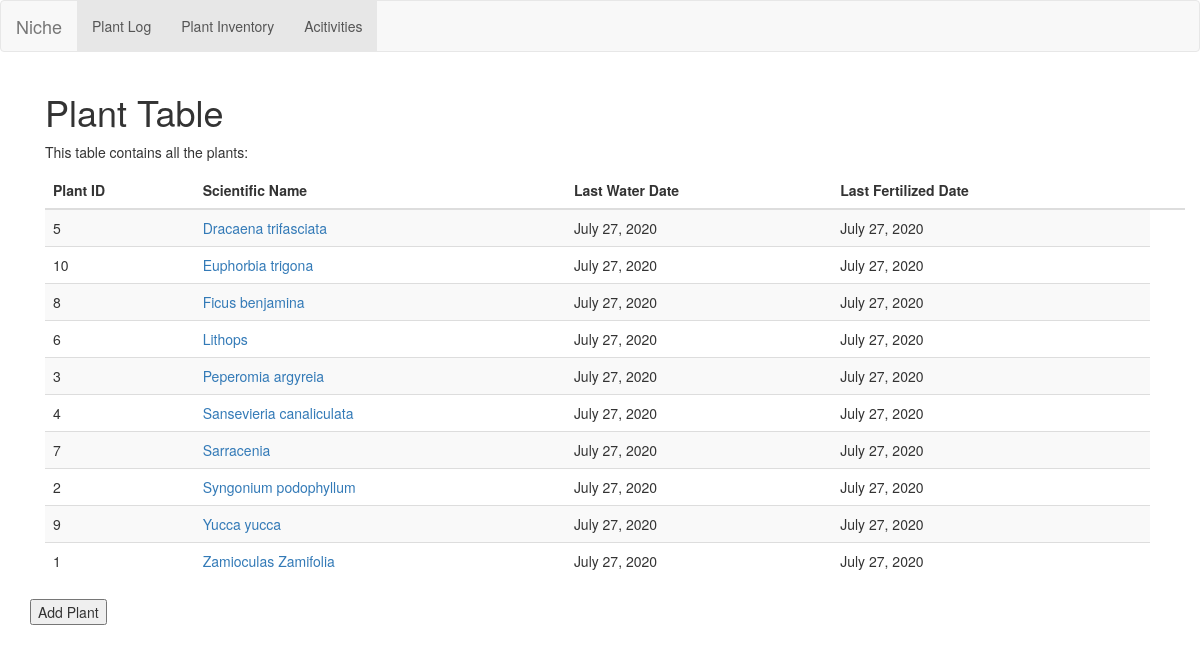
The app's page /houseplants/ with its own data.
### houseplants/models.py (models this page shows, shortened)
class Plant(models.Model):
    scientific_name = models.TextField(max_length=200)

class PlantLog(models.Model):
    plant = models.ForeignKey(Plant, on_delete=models.CASCADE)
    date = models.DateField(default=date.today())
    activity = models.ForeignKey(Activity, on_delete=models.CASCADE)
    class Meta:
        ordering = ['date']

### houseplants/views.py (the view)
# urls.py: path('', views.index, name='index'),
def index(request):
    plant_list = Plant.objects.order_by('scientific_name')
    watering_list = PlantLog.objects.order_by('date').last
    fertilize_list = PlantLog.objects.order_by('date').last
    context = {'plant_list': plant_list, 'watering_list': watering_list, 'fertilize_list': fertilize_list }
    return render(request, 'houseplants/index.html', context)

### houseplants/templates/houseplants/index.html
{% extends "houseplants/base.html" %}
{% block content %}
{% if plant_list %}
<div class="container">
<h1>Plant Table</h1>
  <p>This table contains all the plants:</p>
  <table class="table table-striped">
    <thead>
      <tr>
        <th>Plant ID</th>
        <th>Scientific Name</th>
        <th>Last Water Date</th>
        <th>Last Fertilized Date<th>
      </tr>
    </thead>
    <tbody>
    {% for plant in plant_list %}
      <tr>
        <td>{{ plant.id }}</td>
        <td><a href="{% url 'houseplants:detail' plant.id %}">{{ plant.scientific_name }}</a></td>
        <td>{{ watering_list.date }}</td>
        <td>{{ fertilize_list.date }}</td>
      </tr>
    {% endfor %}
    </tbody>
  </table>
</div>
<button type="button" id="add-plant" href="href="{% url 'houseplants:log' %}">Add Plant</button>
{% else %}
    <p>No plants available.</p>
    <button type="button" id="add-plant" href="{% url 'houseplants:add-plant' %}">Add Plant</button>
{% endif %}
{% endblock content %}

### records on screen
Plant: id "5", scientific_name "Dracaena trifasciata"
PlantLog: date "July 27, 2020"
Plant: id "10", scientific_name "Euphorbia trigona"
Plant: id "8", scientific_name "Ficus benjamina"
Plant: id "6", scientific_name "Lithops"
Plant: id "3", scientific_name "Peperomia argyreia"
Plant: id "4", scientific_name "Sansevieria canaliculata"
Plant: id "7", scientific_name "Sarracenia"
Plant: id "2", scientific_name "Syngonium podophyllum"
Plant: id "9", scientific_name "Yucca yucca"
Plant: id "1", scientific_name "Zamioculas Zamifolia"
